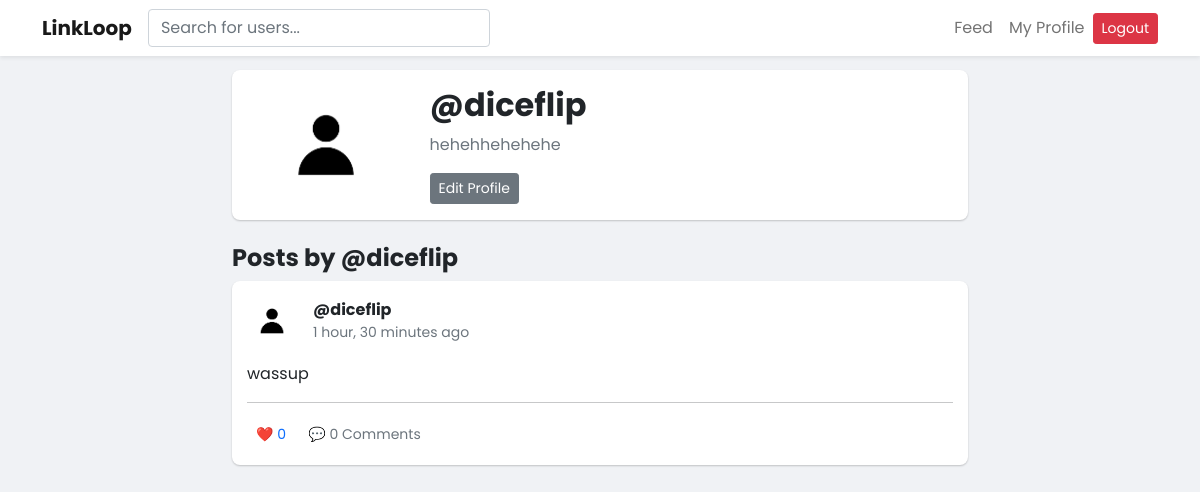
The app's page /profile/diceflip/ (signed in) with its own data.
### social/models.py (models this page shows, shortened)
class Profile(models.Model):
    user = models.OneToOneField(User, on_delete=models.CASCADE)
    bio = models.TextField(blank=True)
    profile_picture = models.ImageField(upload_to='profile_pics/', blank=True, null=True, default='profile_pics/default.jpg')

class Post(models.Model):
    author = models.ForeignKey(User, on_delete=models.CASCADE)
    content = models.TextField(max_length=280)
    image = models.ImageField(upload_to='post_images/', blank=True, null=True) # <-- KEY MODIFICATION
    created_at = models.DateTimeField(auto_now_add=True)
    likes = models.ManyToManyField(User, related_name='liked_posts', blank=True)
    class Meta:
        ordering = ['-created_at']

### social/views.py (the view)
# urls.py: path('profile/<str:username>/', views.profile_view, name='profile'),
@login_required
def profile_view(request, username):
    profile_user = get_object_or_404(User, username=username)
    posts = Post.objects.filter(author=profile_user)
    is_following = Follow.objects.filter(follower=request.user, followed=profile_user).exists()
    is_own_profile = (request.user == profile_user)
    return render(request, 'social/profile.html', {
        'profile_user': profile_user,
        'posts': posts,
        'is_following': is_following,
        'is_own_profile': is_own_profile
    })

### social/templates/social/profile.html (shortened to what this page needs)
{% extends 'social/base.html' %}
{% load static %}
{% block content %}
<div class="row">
    <div class="col-md-8 offset-md-2">
        <div class="post-card mb-4">
            <div class="row align-items-center">
                <div class="col-md-3 text-center">
                    {% if profile_user.profile.profile_picture %}
                        <img src="{{ profile_user.profile.profile_picture.url }}" class="img-fluid rounded-circle" alt="{{ profile_user.username }}'s profile picture" style="width: 120px; height: 120px; object-fit: cover;">
                    {% else %}
                        <img src="{% static 'social/images/default-avatar.png' %}" class="img-fluid rounded-circle" alt="Default profile picture" style="width: 120px; height: 120px; object-fit: cover;">
                    {% endif %}
                </div>
                <div class="col-md-9">
                    <h2 class="mb-0">@{{ profile_user.username }}</h2>
                    <p class="text-muted mt-2">{{ profile_user.profile.bio|default:"This user has no bio yet." }}</p>
                    {% if is_own_profile %}
                        <a href="{% url 'edit_profile' %}" class="btn btn-secondary btn-sm">Edit Profile</a>
                    {% else %}
                        <button id="follow-btn" class="btn {% if is_following %}btn-outline-primary{% else %}btn-primary{% endif %} btn-sm" onclick="toggleFollow('{{ profile_user.username }}')">
                            {% if is_following %}Unfollow{% else %}Follow{% endif %}
                        </button>
                    {% endif %}
                </div>
            </div>
        </div>
        <h4 class="mt-4">Posts by @{{ profile_user.username }}</h4>
        {% for post in posts %}
            <div class="post-card" id="post-{{ post.id }}">
                <div class="d-flex align-items-center mb-3">
                    <div class="flex-shrink-0">
                        {% if post.author.profile.profile_picture %}
                            <img src="{{ post.author.profile.profile_picture.url }}" class="rounded-circle" width="50" height="50" alt="{{ post.author.username }}'s profile picture" style="object-fit: cover;">
                        {% else %}
                            <img src="{% static 'social/images/default-avatar.png' %}" class="rounded-circle" width="50" height="50" alt="Default profile picture">
                        {% endif %}
                    </div>
                    <div class="flex-grow-1 ms-3">
                        <a href="{% url 'profile' post.author.username %}" class="text-dark fw-bold text-decoration-none">
                            @{{ post.author.username }}
                        </a>
                        <div class="text-muted small">{{ post.created_at|timesince }} ago</div>
                    </div>
                </div>
                <p>{{ post.content }}</p>
                <hr>
                <div>
                    <button class="btn btn-sm btn-link text-decoration-none btn-like {% if user in post.likes.all %}liked{% endif %}" onclick="toggleLike({{ post.id }})">
                        ❤️ <span id="likes-count-{{ post.id }}">{{ post.likes.count }}</span>
                    </button>
                    <a href="{% url 'post_detail' post.id %}" class="btn btn-sm btn-link text-decoration-none text-secondary">
                        💬 {{ post.comments.count }} Comment{{ post.comments.count|pluralize }}
                    </a>
                </div>
            </div>
        {% empty %}
            <div class="post-card text-center">
                <p class="mb-0">@{{ profile_user.username }} hasn't posted anything yet.</p>
            </div>
        {% endfor %}
    </div>
</div>
{% endblock %}

### social/templates/social/base.html (style rules this page uses)
body { background-color: #f0f2f5; padding-top: 70px; font-family: 'Poppins', sans-serif; font-size: 16px; font-weight: 400; }
h1, h2, h3, h4, h5, h6 { font-weight: 700; }
.post-card { background-color: #fff; border-radius: 8px; margin-bottom: 20px; padding: 15px; box-shadow: 0 1px 2px rgba(0,0,0,0.2); }

### records on screen
Post: author.profile.profile_picture (placeholder picture), author.username "diceflip", created_at "1 hour, 30 minutes", content "wassup", likes.count "0", comments.count "0"

### other values on screen
{{ profile_user.username }} "diceflip"
{{ profile_user.profile.bio|default:"This user has no bio yet." }} "hehehhehehehe"
